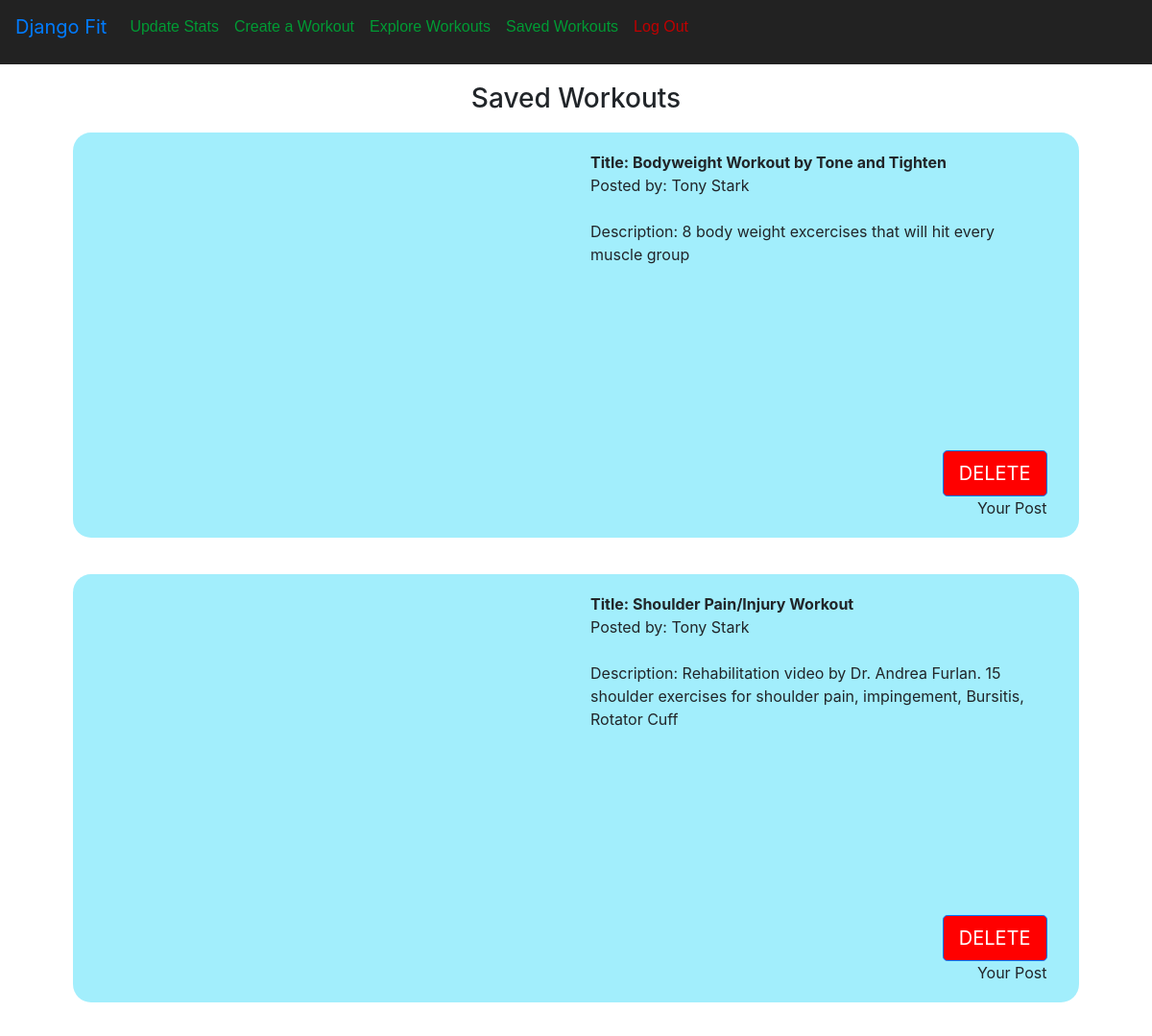
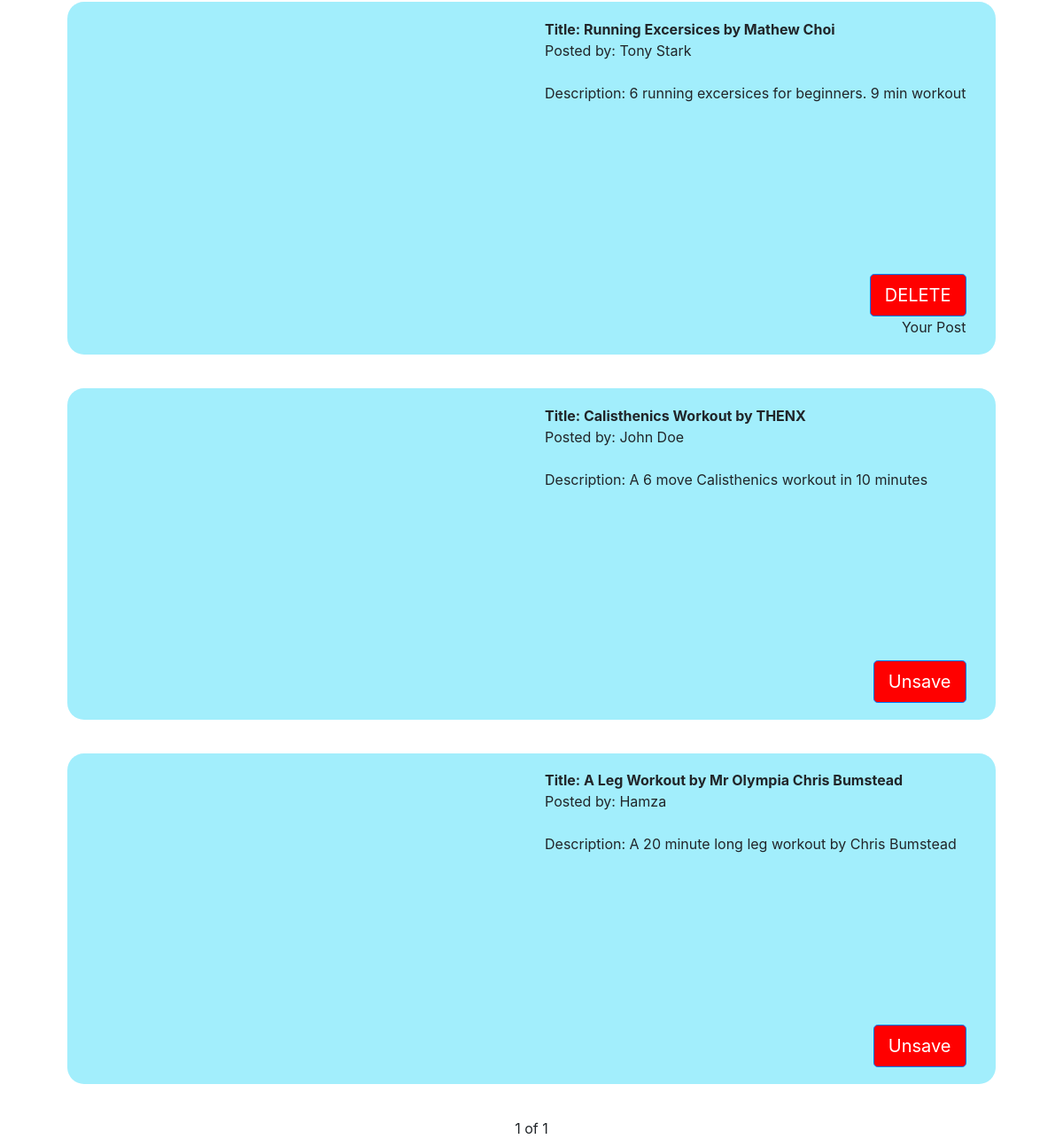
/saved_workouts (signed in), run on the app's committed database (2 pictures, top to bottom).
### network/models.py (models this page shows, shortened)
class Workout(models.Model):
    creator = models.ForeignKey(User, on_delete=models.CASCADE, related_name="workout_creator", null=True)
    savers = models.ManyToManyField(User, blank=True, related_name="workout_savers")
    publc = models.BooleanField(default=False)
    title = models.CharField(max_length=150)
    description = models.TextField()
    link = EmbedVideoField()

class User(AbstractUser):
    pass

### network/views.py (the view)
# urls.py: path("saved_workouts", views.saved_workouts, name="saved_workouts"),
@csrf_exempt
@login_required
def saved_workouts(request):
    logged_user = request.user
    all_w = Workout.objects.all()
    created_workouts = all_w.filter(creator=logged_user)
    saved_workouts = all_w.filter(savers = logged_user)
    workouts1 = created_workouts | saved_workouts
    workouts = workouts1.order_by('-id')
    paginate = Paginator(workouts, 5)
    page_num = request.GET.get("page")
    current_page = paginate.get_page(page_num)
    workouts = current_page
    return render(request, "network/saved.html",{
    "workouts":workouts,
    })

### network/templates/network/saved.html (shortened to what this page needs)
{% extends "network/layout.html" %}
{% load static %}
{% load embed_video_tags %}
{% block body %}
    <h3 style="text-align: center; margin-top: 0.5cm; margin-bottom: 0.5cm;">Saved Workouts</h3>
        {% for workout in workouts %}
        <div id="entire_post{{workout.id}}" class="row" style="margin-bottom: 1cm; margin-right: 2cm; margin-left: 2cm; background-color: rgb(162, 238, 252); border-radius: 0.5cm; padding: 0.5cm;">
                <div class="col">
                    {% video my_link '100% x 100%' %}
                </div>
                <div class="col">
                    <div><b>Title: {{workout.title}}</b></div>
                    <div>Posted by: {{workout.creator}}</div>
                    <br>
                    <div>Description: {{workout.description}}</div>
                    <br><br><br><br><br><br><br><br>
                    {% if user != workout.creator %}
                        <div id="button{{workout.id}}" onclick="save('{{ workout.id }}')" style="text-align: right;">
                        {% if user in workout.savers.all %}
                            <button type="button" class="btn btn-primary btn-lg" style="background-color: red;">Unsave</button>
                        {% else %}
                            <button type="button" class="btn btn-primary btn-lg">Save</button>
                        {% endif %}
                        </div>
                    {% else %}
                        <div id="delete{{workout.id}}" onclick="delete_workout('{{ workout.id }}')" style="text-align: right;">
                            <button type="button" class="btn btn-primary btn-lg" style="background-color: red;">DELETE</button>
                            <div>Your Post</div>
                        </div>
                    {% endif %}
                </div>
                {% endvideo %}
        </div>
        {% endfor %}
        <footer>
            <div class="row">
                <div class="col text-center">
                </div>
                <div id= "page_number" class="col text-center">{{workouts.number}} of {{workouts.paginator.num_pages}}</div>
                <div class="col text-center">
                </div>
            </div>
        </footer>
{% endblock %}

### network/templates/network/layout.html (shortened to what this page needs)
{% load static %}
<!DOCTYPE html>
<html lang="en">
    <head>
        <link rel="stylesheet" href="https://stackpath.bootstrapcdn.com/bootstrap/4.4.1/css/bootstrap.min.css">
        <link href="{% static 'network/styles.css' %}" rel="stylesheet" type="network/css">
    </head>
    <body>
        <nav class="navbar navbar-expand-lg bg-body-tertiary" style="padding-bottom: 0.5cm; background-color: rgb(34, 34, 34);">
            <a class="navbar-brand" href="{% url 'index' %}">Django Fit</a>
            <div>
              <ul class="navbar-nav mr-auto">
                {% if user.is_authenticated %}
                    <li class="nav-item">
                        <a class="nav-link" style="color:rgb(0, 155, 52)" href="{% url 'update' %}">Update Stats</a>
                    </li>
                    <li class="nav-item">
                        <a class="nav-link" style="color:rgb(0, 155, 52)" href="{% url 'create_workout' %}">Create a Workout</a>
                    </li>
                    <li class="nav-item">
                        <a class="nav-link" style="color:rgb(0, 155, 52)" href="{% url 'explore' %}">Explore Workouts</a>
                    </li>
                    <li class="nav-item">
                        <a class="nav-link" style="color:rgb(0, 155, 52)" href="{% url 'saved_workouts' %}">Saved Workouts</a>
                    </li>
                    <li class="nav-item">
                        <a class="nav-link" style="color:rgb(192, 0, 0)" href="{% url 'logout' %}">Log Out</a>
                    </li>
                {% endif %}
              </ul>
            </div>
          </nav>
        <div class="body">
            {% block body %}
            {% endblock %}
        </div>
    </body>
</html>

### network/templates/network/layout.html (style rules this page uses)
ul { list-style-type: none; margin: 0; padding: 0; font-family: sans-serif; font-weight:100 ; color: #ffffff; }

### data on the page
Workout: title "Bodyweight Workout by Tone and Tighten", creator "Tony Stark", description "8 body weight excercises that will hit every muscle group"
Workout: title "Shoulder Pain/Injury Workout", creator "Tony Stark", description "Rehabilitation video by Dr. Andrea Furlan. 15 shoulder exercises for shoulder pain, impingement, Bursitis, Rotator Cuff"
Workout: title "Running Excersices by Mathew Choi", creator "Tony Stark", description "6 running excersices for beginners. 9 min workout"
Workout: title "Calisthenics Workout by THENX", creator "John Doe", description "A 6 move Calisthenics workout in 10 minutes", shows "Unsave"
Workout: title "A Leg Workout by Mr Olympia Chris Bumstead", creator "Hamza", description "A 20 minute long leg workout by Chris Bumstead", shows "Unsave"

### other printed values
{{ workouts.number }} "1"
{{ workouts.paginator.num_pages }} "1"
